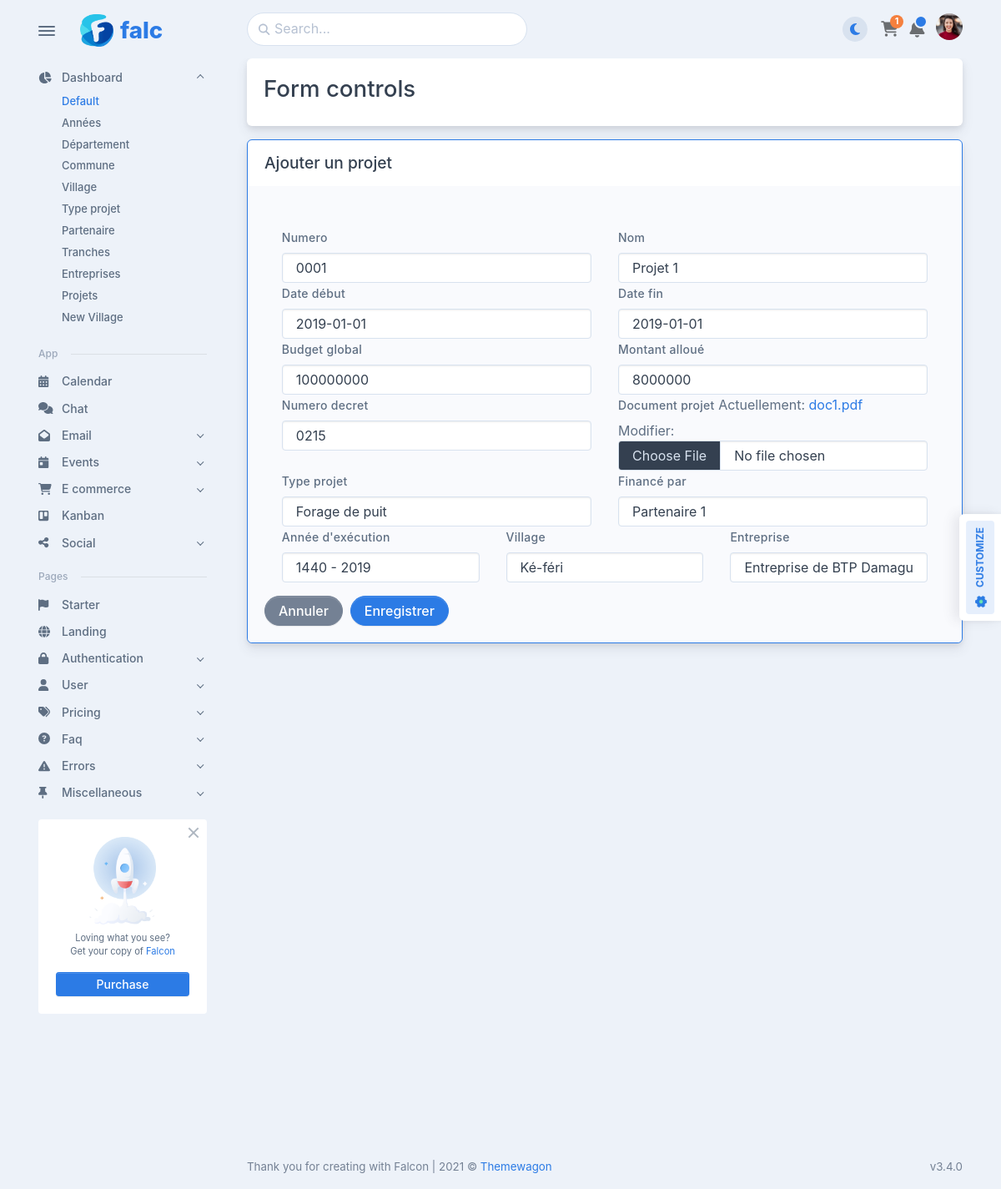
/projets/update/1/, run on the app's committed database.
### projet/models.py (models this page shows)
class Projet(models.Model):
    numero = models.CharField(max_length=150)
    nom = models.CharField(max_length=150)
    debut = models.DateField(verbose_name="Date début")
    fin = models.DateField(verbose_name="Date fin")
    budget_global = models.IntegerField()
    doc_projet = models.FileField(upload_to='', verbose_name='Document projet')
    numero_decret = models.CharField(max_length=150)
    montant_alloue = models.IntegerField(verbose_name='Montant alloué')
    partenaire = models.ForeignKey(Partenaire, on_delete=CASCADE, verbose_name='Financé par')
    type_projet = models.ForeignKey(Type_projet, on_delete=CASCADE)
    execut = models.ForeignKey(Annee_exec, on_delete=CASCADE, verbose_name="Année d'exécution")
    entreprise = models.ForeignKey(Entreprise, on_delete=CASCADE)
    village = models.ForeignKey(Village, on_delete=CASCADE, null=True)
    created_at = models.DateTimeField(auto_now_add=True)
    updated_at = models.DateTimeField(auto_now=True)

### projet/views/projet.py (the view)
# urls.py: path('projets/update/<int:pk>/', projet.projet_update, name="projet_update"),
def projet_update(request, pk):
	projet = Projet.objects.get(id=pk)
	form = ProjetForm(instance=projet)
	if request.method == 'POST':
		form = ProjetForm(request.POST, request.FILES, instance=projet)
		if form.is_valid():
			form.save()
			return redirect('projet_list')
	context = {'form':form}
	return render(request, 'projet/projet_create.html', context)

### projet/forms.py
class ProjetForm(forms.ModelForm):
    class Meta:
        model = Projet;
        fields = '__all__'

### projet/models.py (called while the page is built)
    def __str__(self):
        return f"{self.designation}"

    def __str__(self):
        return f"{self.designation}"

    def __str__(self):
        return f"{self.hegirien} - {self.gregorien}"

    def __str__(self):
        return f"{self.nom}"

    def __str__(self):
        return f"{self.nom}"

### projet/templates/projet/projet_create.html (shortened to what this page needs)
{% extends "layouts/base.html" %}
{% load static %}
{% load widget_tweaks %}
{% block content %}
<div class="row g-0">
    <div class="card mb-3">
        <div class="bg-holder d-none d-lg-block bg-card"
            style="background-image:url({../../../assets/img/icons/spot-illustrations/corner-4.png});"></div>
        <div class="card-body position-relative">
            <div class="row">
                <div class="col-lg-8">
                    <h3>Form controls</h3>
                </div>
            </div>
        </div>
    </div>
    <div class="card mb-3 border border-primary">
        <div class="card-header">
            <div class="row flex-between-end">
                <div class="col-auto align-self-center">
                    {% if object %}
                    <h5 class="mb-0" data-anchor="data-anchor">Modifier le projet {{ object.nom }}</h5>
                    {% else %}
                    <h5 class="mb-0" data-anchor="data-anchor">Ajouter un projet</h5>
                    {% endif %}
                </div>
            </div>
        </div>
        <div class="card-body bg-light ">
            <div class="pb-20">
                <form method="post" action="" enctype="multipart/form-data" class="row g-3">
                    <div class="p-4 pb-0">
                        <div class="row">
                            <div class="col-md-6">
                                <label for="{{ form.numero.id_for_label }}" class="form-label">
                                    {{ form.numero.label }}
                                </label>
                                {% render_field form.numero class="form-control " %}
                            </div>
                            <div class="col-md-6">
                                <label for="{{ form.nom.id_for_label }}" class="form-label">
                                    {{ form.nom.label }}
                                </label>
                                {% render_field form.nom class="form-control " %}
                            </div>
                        </div>
                        <div class="row">
                            <div class="col-md-6">
                                <label for="{{ form.debut.id_for_label }}" class="form-label">
                                    {{ form.debut.label }}
                                </label>
                                {% render_field form.debut class="form-control datetimepicker" id="datepicker" %}
                            </div>
                            <div class="col-md-6">
                                <label for="{{ form.fin.id_for_label }}" class="form-label">
                                    {{ form.fin.label }}
                                </label>
                                {% render_field form.fin class="form-control datetimepicker" id="datepicker" %}
                            </div>
                        </div>
                        <div class="row">
                            <div class="col-md-6">
                                <label for="{{ form.budget_global.id_for_label }}" class="form-label">
                                    {{ form.budget_global.label }}
                                </label>
                                {% render_field form.budget_global class="form-control " %}
                            </div>
                            <div class="col-md-6">
                                <label for="{{ form.montant_alloue.id_for_label }}" class="form-label">
                                    {{ form.montant_alloue.label }}
                                </label>
                                {% render_field form.montant_alloue class="form-control " %}
                            </div>
                        </div>
                        <div class="row">
                            <div class="col-md-6">
                                <label for="{{ form.numero_decret.id_for_label }}" class="form-label">
                                    {{ form.numero_decret.label }}
                                </label>
                                {% render_field form.numero_decret class="form-control " %}
                            </div>
                            <div class="col-md-6">
                                <label for="{{ form.doc_projet.id_for_label }}" class="form-label">
                                    {{ form.doc_projet.label }}
                                </label>
                                {% render_field form.doc_projet class="form-control " %}
                            </div>
                        </div>
                        <div class="row">
                            <div class="col-md-6">
                                <label for="{{ form.type_projet.id_for_label }}" class="form-label">
                                    {{ form.type_projet.label }}
                                </label>
                                {% render_field form.type_projet class="form-control " %}
                            </div>
                            <div class="col-md-6">
                                <label for="{{ form.partenaire.id_for_label }}" class="form-label">
                                    {{ form.partenaire.label }}
                                </label>
                                {% render_field form.partenaire class="form-control " %}
                            </div>
                        </div>
                        <div class="row">
                            <div class="col-md-4">
                                <label for="{{ form.execut.id_for_label }}" class="form-label">
                                    {{ form.execut.label }}
                                </label>
                                {% render_field form.execut class="form-control " %}
                            </div>
                            <div class="col-md-4">
                                <label for="{{ form.village.id_for_label }}" class="form-label">
                                    {{ form.village.label }}
                                </label>
                                {% render_field form.village class="form-control " %}
                            </div>
                            <div class="col-md-4">
                                <label for="{{ form.entreprise.id_for_label }}" class="form-label">
                                    {{ form.entreprise.label }}
                                </label>
                                {% render_field form.entreprise class="form-control select-control" %}
                            </div>
                        </div>
                    </div>
                    <div class="">
                        {% if object %}
                        <a href="{% url 'projet_list' %}" class="btn btn-warning">Annuler</a>&nbsp;&nbsp;
                        <button class="btn btn-primary rounded-pill" type="submit">Modifier</button>
                        {% else %}
                        <button class="btn btn-secondary rounded-pill" type="reset">Annuler</button>&nbsp;
                        <button class="btn btn-primary rounded-pill" type="submit">Enregistrer</button>
                        {% endif %}
                    </div>
                </form>
            </div>
        </div>
    </div>
</div>
{% endblock content %}

### data on the page
Projet: numero "0001", nom "Projet 1", debut "2019-01-01", fin "2019-01-01", budget_global "100000000", montant_alloue "8000000", numero_decret "0215", type_projet "Forage de puit", partenaire "Partenaire 1", execut "1440 - 2019", village "Ké-féri", entreprise "Entreprise de BTP Damagui SA"
